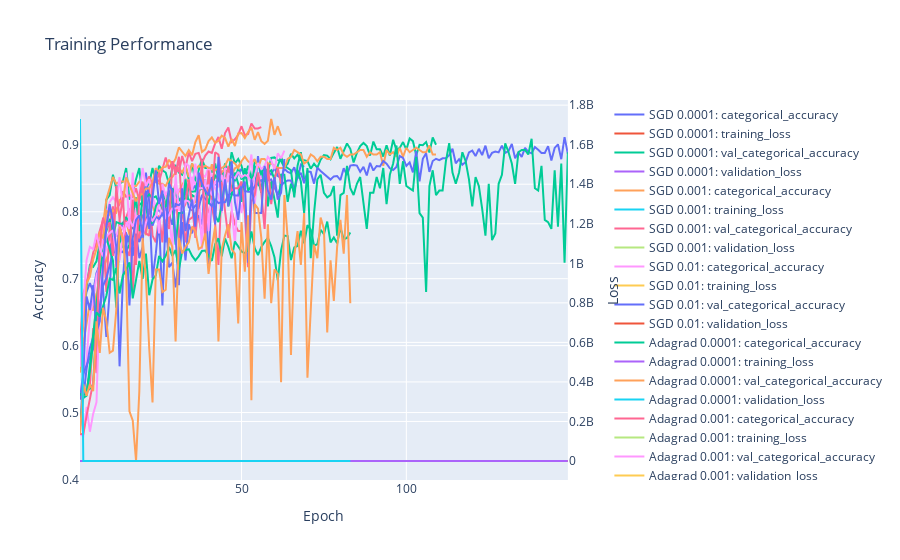
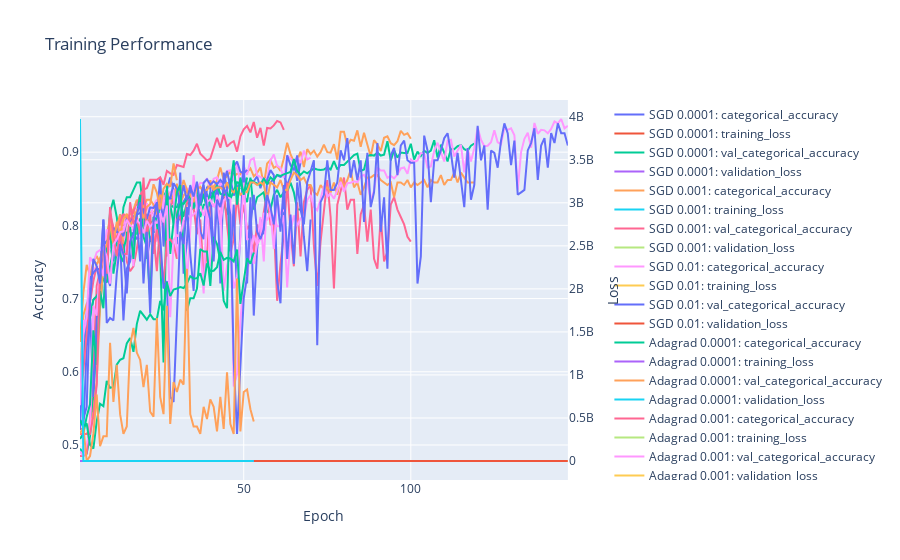
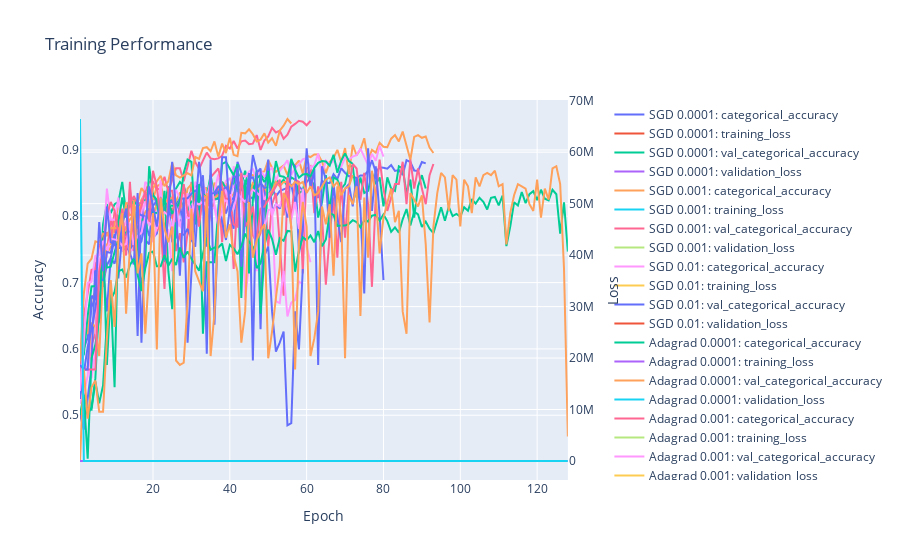
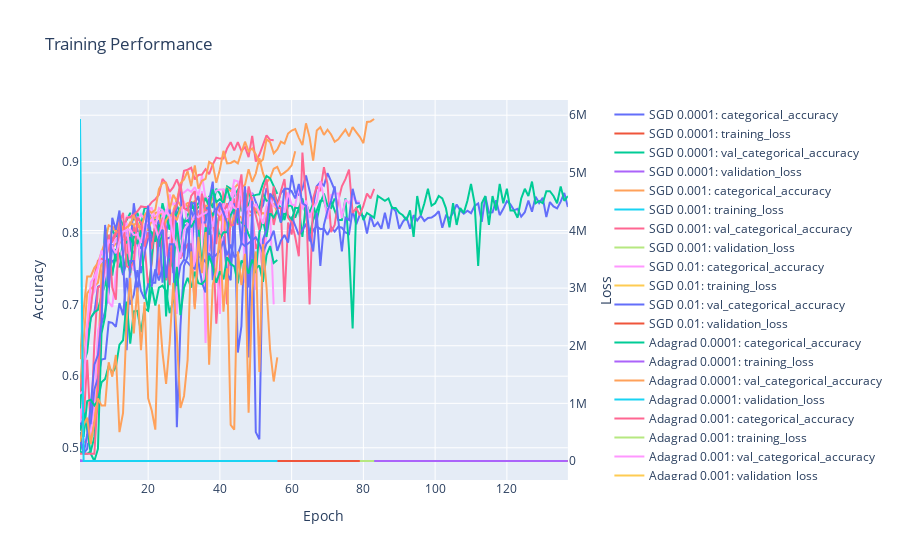

Notebook code cell kept with these figures, in order:
### Markdown cell above
3. Real-data only (partial sets)

### Code cell
for rs_set in ['RS80', 'RS60', 'RS40', 'RS20']:
    files = {
        'SGD 0.0001': f"models/{rs_set}_SGD_0.0001_pointnet_history.json", 
        'SGD 0.001': f"models/{rs_set}_SGD_0.001_pointnet_history.json", 
        'SGD 0.01': f"models/{rs_set}_SGD_0.01_pointnet_history.json",
        'Adagrad 0.0001': f"models/{rs_set}_Adagrad_0.0001_pointnet_history.json", 
        'Adagrad 0.001': f"models/{rs_set}_Adagrad_0.001_pointnet_history.json", 
        'Adagrad 0.01': f"models/{rs_set}_Adagrad_0.01_pointnet_history.json",
        'Adam 0.0001': f"models/{rs_set}_Adam_0.0001_pointnet_history.json", 
        'Adam 0.001': f"models/{rs_set}_Adam_0.001_pointnet_history.json", 
        'Adam 0.01': f"models/{rs_set}_Adam_0.01_pointnet_history.json",
        }

    histories = {}
    for key in files.keys():
        with open(files[key], 'r') as f:
            histories[key] = json.load(f)

    plot_training_performance(histories, 'categorical_accuracy', 'val_categorical_accuracy')

    histories['Model'] = rs_set
    classification_tune.add_data(histories)
